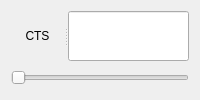
     <widget class="QFrame" name="frame_17">
      <property name="minimumSize">
       <size>
        <width>130</width>
        <height>72</height>
       </size>
      </property>
      <layout class="QVBoxLayout" name="verticalLayout_36">
       <item>
        <widget class="QSplitter" name="splitter_46">
         <property name="orientation">
          <enum>Qt::Horizontal</enum>
         </property>
         <widget class="QLabel" name="label_62">
          <property name="minimumSize">
           <size>
            <width>47</width>
            <height>25</height>
           </size>
          </property>
          <property name="maximumSize">
           <size>
            <width>999</width>
            <height>999</height>
           </size>
          </property>
          <property name="layoutDirection">
           <enum>Qt::LeftToRight</enum>
          </property>
          <property name="text">
           <string>CTS</string>
          </property>
          <property name="alignment">
           <set>Qt::AlignCenter</set>
          </property>
         </widget>
         <widget class="QLineEdit" name="lineEdit_65">
          <property name="minimumSize">
           <size>
            <width>45</width>
            <height>25</height>
           </size>
          </property>
          <property name="maximumSize">
           <size>
            <width>999</width>
            <height>999</height>
           </size>
          </property>
          <property name="layoutDirection">
           <enum>Qt::LeftToRight</enum>
          </property>
          <property name="alignment">
           <set>Qt::AlignCenter</set>
          </property>
         </widget>
        </widget>
       </item>
       <item>
        <widget class="QSlider" name="horizontalSlider_63">
         <property name="minimumSize">
          <size>
           <width>120</width>
           <height>22</height>
          </size>
         </property>
         <property name="orientation">
          <enum>Qt::Horizontal</enum>
         </property>
        </widget>
       </item>
      </layout>
     </widget>
